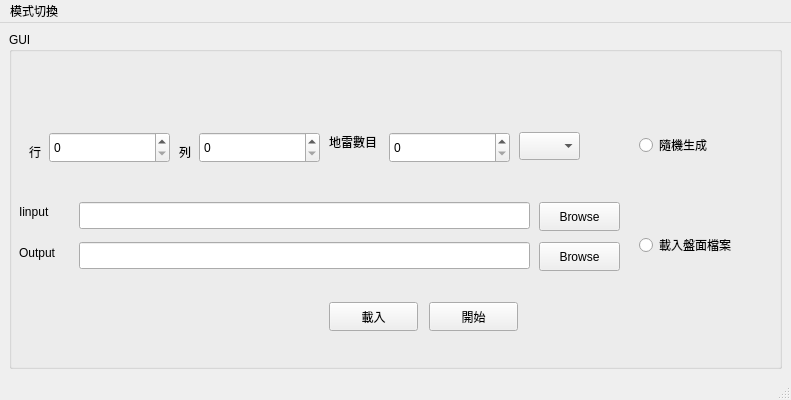
<?xml version="1.0" encoding="UTF-8"?>
<ui version="4.0">
 <class>StartWindow</class>
 <widget class="QMainWindow" name="StartWindow">
  <property name="geometry">
   <rect>
    <x>0</x>
    <y>0</y>
    <width>791</width>
    <height>400</height>
   </rect>
  </property>
  <property name="windowTitle">
   <string>MainWindow</string>
  </property>
  <widget class="QWidget" name="centralwidget">
   <layout class="QHBoxLayout" name="horizontalLayout">
    <item>
     <widget class="QGroupBox" name="groupBox">
      <property name="title">
       <string>GUI</string>
      </property>
      <widget class="QRadioButton" name="rB_0">
       <property name="geometry">
        <rect>
         <x>630</x>
         <y>100</y>
         <width>116</width>
         <height>26</height>
        </rect>
       </property>
       <property name="text">
        <string>隨機生成</string>
       </property>
      </widget>
      <widget class="QRadioButton" name="rB_1">
       <property name="geometry">
        <rect>
         <x>630</x>
         <y>200</y>
         <width>116</width>
         <height>26</height>
        </rect>
       </property>
       <property name="text">
        <string>載入盤面檔案</string>
       </property>
      </widget>
      <widget class="QSpinBox" name="spinBox">
       <property name="geometry">
        <rect>
         <x>40</x>
         <y>100</y>
         <width>121</width>
         <height>31</height>
        </rect>
       </property>
      </widget>
      <widget class="QSpinBox" name="spinBox_2">
       <property name="geometry">
        <rect>
         <x>190</x>
         <y>100</y>
         <width>121</width>
         <height>31</height>
        </rect>
       </property>
      </widget>
      <widget class="QSpinBox" name="spinBox_3">
       <property name="geometry">
        <rect>
         <x>380</x>
         <y>100</y>
         <width>121</width>
         <height>31</height>
        </rect>
       </property>
      </widget>
      <widget class="QComboBox" name="comboBox">
       <property name="geometry">
        <rect>
         <x>510</x>
         <y>100</y>
         <width>61</width>
         <height>28</height>
        </rect>
       </property>
      </widget>
      <widget class="QLabel" name="rowLabel">
       <property name="geometry">
        <rect>
         <x>20</x>
         <y>110</y>
         <width>16</width>
         <height>20</height>
        </rect>
       </property>
       <property name="text">
        <string>行</string>
       </property>
      </widget>
      <widget class="QLabel" name="columnLabel">
       <property name="geometry">
        <rect>
         <x>170</x>
         <y>110</y>
         <width>16</width>
         <height>20</height>
        </rect>
       </property>
       <property name="text">
        <string>列</string>
       </property>
      </widget>
      <widget class="QLabel" name="minesLabel">
       <property name="geometry">
        <rect>
         <x>320</x>
         <y>100</y>
         <width>63</width>
         <height>20</height>
        </rect>
       </property>
       <property name="text">
        <string>地雷數目</string>
       </property>
      </widget>
      <widget class="QLineEdit" name="inputEdit">
       <property name="geometry">
        <rect>
         <x>70</x>
         <y>170</y>
         <width>451</width>
         <height>27</height>
        </rect>
       </property>
      </widget>
      <widget class="QLineEdit" name="outtputEdit">
       <property name="geometry">
        <rect>
         <x>70</x>
         <y>210</y>
         <width>451</width>
         <height>27</height>
        </rect>
       </property>
      </widget>
      <widget class="QPushButton" name="Startbtn">
       <property name="geometry">
        <rect>
         <x>420</x>
         <y>270</y>
         <width>89</width>
         <height>29</height>
        </rect>
       </property>
       <property name="text">
        <string>開始</string>
       </property>
      </widget>
      <widget class="QPushButton" name="outBrowse">
       <property name="geometry">
        <rect>
         <x>530</x>
         <y>210</y>
         <width>81</width>
         <height>29</height>
        </rect>
       </property>
       <property name="text">
        <string>Browse</string>
       </property>
      </widget>
      <widget class="QLabel" name="input_Label">
       <property name="geometry">
        <rect>
         <x>10</x>
         <y>170</y>
         <width>41</width>
         <height>20</height>
        </rect>
       </property>
       <property name="text">
        <string>Iinput</string>
       </property>
      </widget>
      <widget class="QLabel" name="output_Label">
       <property name="geometry">
        <rect>
         <x>10</x>
         <y>210</y>
         <width>61</width>
         <height>21</height>
        </rect>
       </property>
       <property name="text">
        <string>Output</string>
       </property>
      </widget>
      <widget class="QPushButton" name="inBrowse">
       <property name="geometry">
        <rect>
         <x>530</x>
         <y>170</y>
         <width>81</width>
         <height>29</height>
        </rect>
       </property>
       <property name="text">
        <string>Browse</string>
       </property>
      </widget>
      <widget class="QPushButton" name="Loadbtn">
       <property name="geometry">
        <rect>
         <x>320</x>
         <y>270</y>
         <width>89</width>
         <height>29</height>
        </rect>
       </property>
       <property name="text">
        <string>載入</string>
       </property>
      </widget>
     </widget>
    </item>
   </layout>
  </widget>
  <widget class="QMenuBar" name="menubar">
   <property name="geometry">
    <rect>
     <x>0</x>
     <y>0</y>
     <width>791</width>
     <height>22</height>
    </rect>
   </property>
   <widget class="QMenu" name="menu">
    <property name="title">
     <string>模式切換</string>
    </property>
    <addaction name="actionGUI"/>
    <addaction name="action"/>
   </widget>
   <addaction name="menu"/>
  </widget>
  <widget class="QStatusBar" name="statusbar"/>
  <action name="actionGUI">
   <property name="text">
    <string>GUI</string>
   </property>
  </action>
  <action name="action">
   <property name="text">
    <string>載入檔案</string>
   </property>
  </action>
 </widget>
 <resources/>
 <connections/>
</ui>
